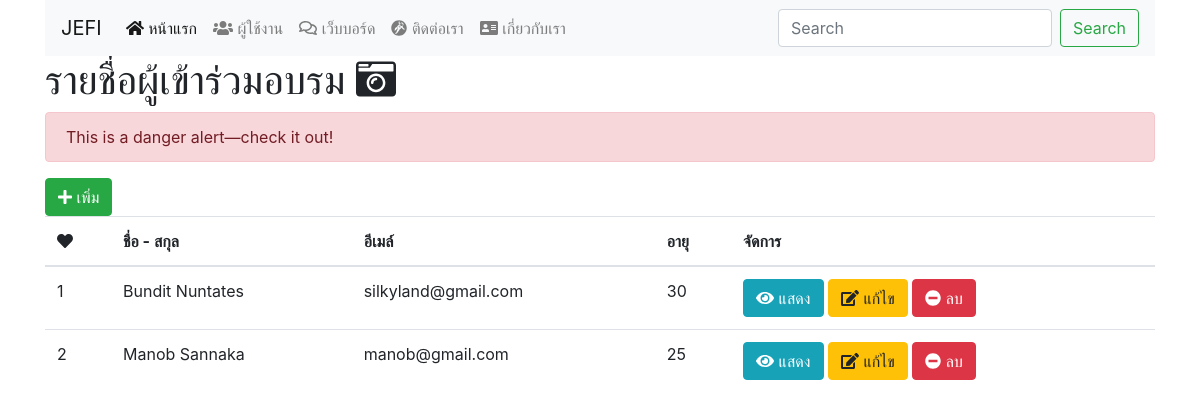
The page /index.php/user on the database as committed earlier.
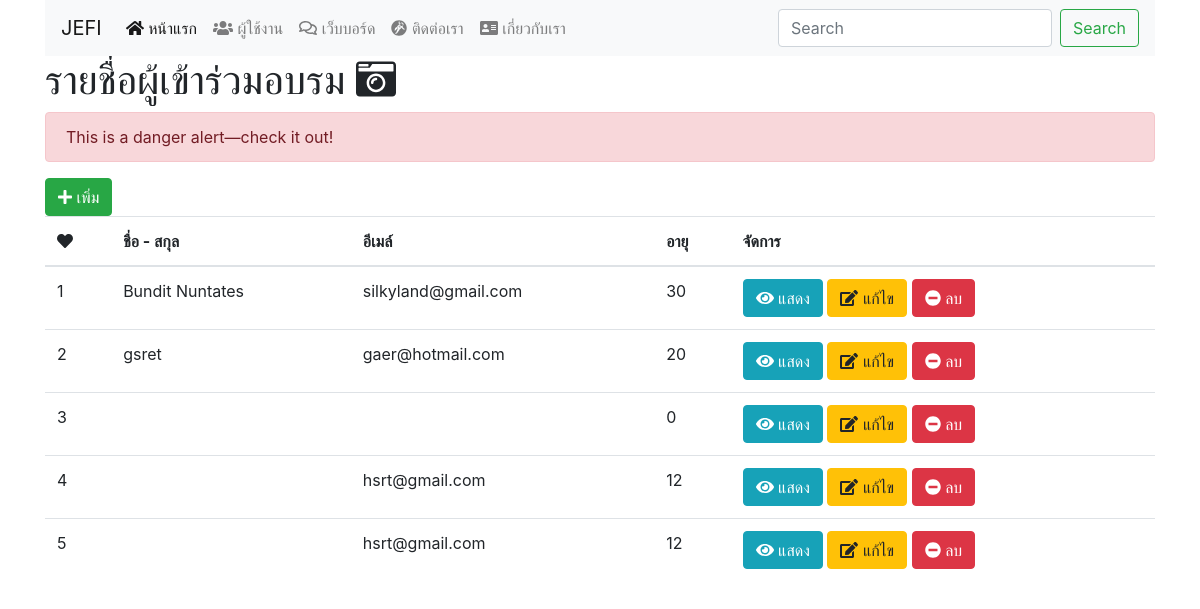
The same page on the database as committed later.
### tables this page shows
CREATE TABLE `users` (
  `user_id` int(11) NOT NULL,
  `fullname` varchar(50) NOT NULL,
  `email` varchar(50) NOT NULL,
  `age` int(11) NOT NULL,
  `created_at` datetime NOT NULL,
  `updated_at` datetime NOT NULL
);

### application/controllers/User.php (called while the page is built, shortened)
<?php
class User extends CI_Controller
{
    public function __construct()
    {
        $this->load->model('user_model');
 }
    public function index()
    {
        $users = $this->user_model->getUser();
        $data = array(
            'users' => $users
        );
        $this->load->view('layout/header');
        $this->load->view('user/user', $data);
        $this->load->view('layout/footer');
    }
}

### index.php (called while the page is built, shortened)
<?php
require_once BASEPATH.'core/CodeIgniter.php';

### application/models/User_model.php (called while the page is built, shortened)
<?php
class User_model extends CI_Model
{
    public function getUser()
    {
        $query = "SELECT * FROM users";
        $users = $this->db->query($query);
        return $users;
    }
}

### application/views/user/user.php (the view)
<h1> รายชื่อผู้เข้าร่วมอบรม <i class="fas fa-camera-retro"></i></h1>
        <div class="alert alert-danger" role="alert">
            This is a danger alert—check it out!
        </div>
        <a href="/user/adduser" class="btn btn-success"><i class="fas fa-plus fa-spin "></i> เพิ่ม</a>
        <table class="table">
            <thead>
                <tr>
                    <th><i class="fas fa-heart fa-spin "></i></th>
                    <th>ชื่อ - สกุล</th>
                    <th>อีเมล์</th>
                    <th>อายุ</th>
                    <th>จัดการ</th>
                </tr>
            </thead>
            <tbody>
            <?php foreach ($users->result() as $user) {
    ?>
                <tr>
                    <td><?php echo $user->user_id ?></td>
                    <td><?php echo $user->fullname ?></td>
                    <td><?php echo $user->email ?></td>
                    <td><?php echo $user->age ?></td>
                    <td>
                    <a href="/user/show/<?php echo $user->user_id ?>" class="btn btn-info"><i class="fas fa-eye " ></i> แสดง</a>
                        <a href="/user/edit/<?php echo $user->user_id ?>" class="btn btn-warning"><i class="fas fa-edit"></i> แก้ไข</a>
                        <a onclick="javascript: return confirm('แน่ใจก่อ ?')" href="/user/delete/<?php echo $user->user_id ?>" class="btn btn-danger"><i class="fas fa-minus-circle"></i> ลบ</a>
                    </td>
                </tr>
                <?php
} ?>
            </tbody>
        </table>

### application/views/layout/header.php (shortened to what this page needs)
<!DOCTYPE html>
<html lang="en">
<head>
    <link rel="stylesheet" href="https://maxcdn.bootstrapcdn.com/bootstrap/4.0.0/css/bootstrap.min.css"
>
</head>
<body>
    <div class="container">
        <nav class="navbar navbar-expand-lg navbar-light bg-light">
            <a class="navbar-brand" href="#">JEFI</a>
            <div class="collapse navbar-collapse" id="navbarSupportedContent">
                <ul class="navbar-nav mr-auto">
                    <li class="nav-item active">
                        <a class="nav-link" href="/"><i class="fas fa-home"></i> หน้าแรก
                        </a>
                    </li>
                    <li class="nav-item">
                        <a class="nav-link" href="/user"><i class="fas fa-users"></i> ผู้ใช้งาน</a>
                    </li>
                    <li class="nav-item">
                        <a class="nav-link" href="#"><i class="far fa-comments"></i> เว็บบอร์ด</a>
                    </li>
                    <li class="nav-item">
                        <a class="nav-link" href="#"><i class="fab fa-grav"></i> ติดต่อเรา</a>
                    </li>
                    <li class="nav-item">
                        <a class="nav-link" href="#"><i class="fas fa-address-card"></i> เกี่ยวกับเรา</a>
                    </li>
                </ul>
                <form class="form-inline my-2 my-lg-0">
                    <input class="form-control mr-sm-2" type="search" placeholder="Search" aria-label="Search">
                    <button class="btn btn-outline-success my-2 my-sm-0" type="submit">Search</button>
                </form>
            </div>
        </nav>

### application/views/layout/footer.php (shortened to what this page needs)
</div>
</body>
</html>

Rows that differ between the two databases and show on the page:
changed users id 2: fullname "Manob Sannaka" → "gsret"; email "manob@gmail.com" → "gaer@hotmail.com"; age "25" → "20"
added users: user_id "3", age "0"
added users: user_id "4", email "hsrt@gmail.com", age "12"
added users: user_id "5", email "hsrt@gmail.com", age "12"
